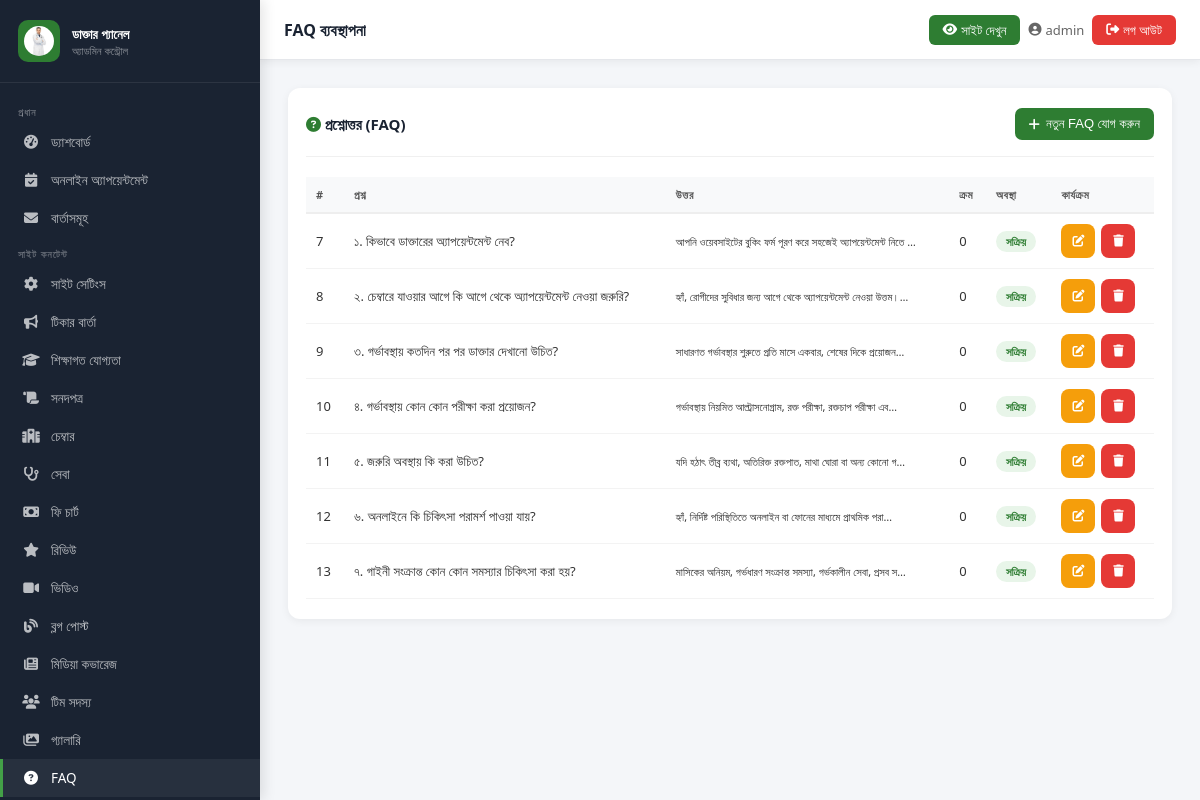
Page /admin-panel/faqs/ (signed in) on the committed database.
### core/models.py (models this page shows, shortened)
class SiteSettings(models.Model):
    doctor_name = models.CharField(max_length=200, default='ডাঃ সানজিদা ইসলাম চৌধুরী')
    doctor_name_en = models.CharField(max_length=200, default='Dr. Sanjida Islam Chowdhury')
    specialty = models.CharField(max_length=200, default='গাইনী ও প্রসূতি বিশেষজ্ঞ')
    degrees = models.CharField(max_length=300, default='MBBS · FCPS · MRCOG (UK)')
    short_bio = models.TextField(verbose_name="সংক্ষিপ্ত পরিচয়", default="")
    detailed_bio = models.TextField(verbose_name="বিস্তারিত পরিচয়", default="")
    phone = models.CharField(max_length=20, default='০১৮১১-২২৩৩৪৪')
    phone_raw = models.CharField(max_length=20, default='+8801811223344')
    whatsapp = models.CharField(max_length=20, default='+8801811223344')
    email = models.EmailField(default='dr.sanjida@example.com')
    facebook_url = models.URLField(blank=True, default='https://facebook.com/dr.sanjida.bd')
    youtube_url = models.URLField(blank=True)
    profile_photo = models.ImageField(upload_to='doctor/', blank=True, null=True)
    profile_photo_url = models.URLField(blank=True, default='https://cdn.sasthyaseba.com/doctors/7410/xoWEh5iyzT9wpngIPNnKbQQiN5AnbUCE8y2hJYpv/dr-sanjida-hossain.jpg')
    years_experience = models.IntegerField(default=22)
    successful_deliveries = models.IntegerField(default=8000)
    google_rating = models.DecimalField(max_digits=3, decimal_places=1, default=4.8)
    google_review_count = models.IntegerField(default=650)
    research_papers = models.IntegerField(default=18)
    booking_fee = models.IntegerField(default=300)
    bkash_number = models.CharField(max_length=20, default='০১৮১১-২২৩৩৪৪')
    nagad_number = models.CharField(max_length=20, default='০১৮১১-২২৩৩৪৪')
    rocket_number = models.CharField(max_length=25, default='০১৮১১২২৩৩৪৪৭')
    map_embed_url = models.TextField(default='', blank=True)
    maps_link = models.URLField(blank=True, default='https://maps.google.com/?q=মিরপুর+ঢাকা')
    meta_title = models.CharField(max_length=200, default='ডাঃ সানজিদা ইসলাম চৌধুরী | গাইনী ও প্রসূতি বিশেষজ্ঞ')
    meta_description = models.TextField(blank=True, default='')
    class Meta:
        verbose_name = 'সাইট সেটিংস'
        verbose_name_plural = 'সাইট সেটিংস'
    def get_profile_photo(self):
        if self.profile_photo:
            return self.profile_photo.url
        return self.profile_photo_url

class FAQ(models.Model):
    question = models.CharField(max_length=400)
    answer = models.TextField()
    is_active = models.BooleanField(default=True)
    order = models.IntegerField(default=0)
    class Meta:
        ordering = ['order']
        verbose_name = 'FAQ'

### core/admin_views.py (the view, shortened to what this page needs)
# urls.py: path('faqs/', av.manage_faqs, name='admin_faqs'),
@login_required(login_url='/admin-panel/login/')
def manage_faqs(request):
    items = FAQ.objects.all()
    return render(request, 'admin_panel/faqs.html', {'items': items})

### core/context_processors.py (called while the page is built)
def site_settings(request):
    try:
        settings = SiteSettings.objects.first()
        if not settings:
            settings = SiteSettings()
    except Exception:
        settings = SiteSettings()
    return {'site': settings}

### templates/admin_panel/faqs.html (shortened to what this page needs)
{% extends "admin_panel/base_admin.html" %}
{% block page_title %}FAQ ব্যবস্থাপনা{% endblock %}
{% block nav_faqs %}active{% endblock %}
{% block content %}
<div class="card">
  <div class="card__header">
    <span class="card__title"><i class="fas fa-question-circle" style="color:#2e7d32"></i> প্রশ্নোত্তর (FAQ)</span>
    <button class="btn btn-primary" onclick="openModal('addModal')"><i class="fas fa-plus"></i> নতুন FAQ যোগ করুন</button>
  </div>
  <div style="overflow-x:auto">
  <table class="tbl">
    <thead><tr><th>#</th><th>প্রশ্ন</th><th>উত্তর</th><th>ক্রম</th><th>অবস্থা</th><th>কার্যক্রম</th></tr></thead>
    <tbody>
      {% for item in items %}
      <tr>
        <td>{{ item.pk }}</td>
        <td>{{ item.question|truncatechars:60 }}</td>
        <td><small>{{ item.answer|truncatechars:60 }}</small></td>
        <td>{{ item.order }}</td>
        <td>{% if item.is_active %}<span class="badge badge-success">সক্রিয়</span>{% else %}<span class="badge badge-secondary">লুকানো</span>{% endif %}</td>
        <td>
          <div class="action-buttons">
            <button class="btn btn-warning btn-sm btn-icon" onclick="openEdit({{ item.pk }},'{{ item.question|escapejs }}','{{ item.answer|escapejs }}',{{ item.order }})"><i class="fas fa-edit"></i></button>
            <form method="POST" style="display:inline" onsubmit="return confirm('মুছবেন?')"><button type="submit" class="btn btn-danger btn-sm btn-icon"><i class="fas fa-trash"></i></button></form>
          </div>
        </td>
      </tr>
      {% empty %}<tr><td colspan="6"><div class="empty-state"><i class="fas fa-question"></i><p>কোনো FAQ নেই</p></div></td></tr>
      {% endfor %}
    </tbody>
  </table>
  </div>
</div>
{% endblock %}

### templates/admin_panel/base_admin.html (shortened to what this page needs)
<!DOCTYPE html>
<html lang="bn">
<head>
  <link rel="stylesheet" href="https://cdnjs.cloudflare.com/ajax/libs/font-awesome/6.5.0/css/all.min.css">
  {% load static %}
</head>
<body>
<aside class="sidebar" id="sidebar">
  <div class="sidebar__brand">
    <div class="sidebar__brand-icon"><img src="{{ site.get_profile_photo }}" height="30" width="30" alt="{{ site.doctor_name }}" style="border-radius:50%; object-fit:cover;" /></div>
    <div class="sidebar__brand-text">
      <h3>ডাক্তার প্যানেল</h3>
      <p>অ্যাডমিন কন্ট্রোল</p>
    </div>
  </div>
  <nav class="sidebar__nav">
    <div class="nav-section-label">প্রধান</div>
    <a href="{% url 'admin_dashboard' %}" class="sidebar__link {% block nav_dashboard %}{% endblock %}"><i class="fas fa-tachometer-alt"></i> ড্যাশবোর্ড</a>
    <a href="{% url 'admin_appointments' %}" class="sidebar__link {% block nav_appointments %}{% endblock %}"><i class="fas fa-calendar-check"></i>অনলাইন অ্যাপয়েন্টমেন্ট</a>
    <a href="{% url 'admin_messages' %}" class="sidebar__link {% block nav_messages %}{% endblock %}"><i class="fas fa-envelope"></i> বার্তাসমূহ</a>
    <div class="nav-section-label">সাইট কনটেন্ট</div>
    <a href="{% url 'admin_site_settings' %}" class="sidebar__link {% block nav_settings %}{% endblock %}"><i class="fas fa-cog"></i> সাইট সেটিংস</a>
    <a href="{% url 'admin_tickers' %}" class="sidebar__link {% block nav_tickers %}{% endblock %}"><i class="fas fa-bullhorn"></i> টিকার বার্তা</a>
    <a href="{% url 'admin_qualifications' %}" class="sidebar__link {% block nav_qualifications %}{% endblock %}"><i class="fas fa-graduation-cap"></i> শিক্ষাগত যোগ্যতা</a>
    <a href="{% url 'admin_certificates' %}" class="sidebar__link {% block nav_certificates %}{% endblock %}"><i class="fas fa-scroll"></i> সনদপত্র</a>
    <a href="{% url 'admin_chambers' %}" class="sidebar__link {% block nav_chambers %}{% endblock %}"><i class="fas fa-hospital-alt"></i> চেম্বার</a>
    <a href="{% url 'admin_services' %}" class="sidebar__link {% block nav_services %}{% endblock %}"><i class="fas fa-stethoscope"></i> সেবা</a>
    <a href="{% url 'admin_fees' %}" class="sidebar__link {% block nav_fees %}{% endblock %}"><i class="fas fa-money-bill"></i> ফি চার্ট</a>
    <a href="{% url 'admin_reviews' %}" class="sidebar__link {% block nav_reviews %}{% endblock %}"><i class="fas fa-star"></i> রিভিউ</a>
    <a href="{% url 'admin_videos' %}" class="sidebar__link {% block nav_videos %}{% endblock %}"><i class="fas fa-video"></i> ভিডিও</a>
    <a href="{% url 'admin_blogs' %}" class="sidebar__link {% block nav_blogs %}{% endblock %}"><i class="fas fa-blog"></i> ব্লগ পোস্ট</a>
    <a href="{% url 'admin_media' %}" class="sidebar__link {% block nav_media %}{% endblock %}"><i class="fas fa-newspaper"></i> মিডিয়া কভারেজ</a>
    <a href="{% url 'admin_team' %}" class="sidebar__link {% block nav_team %}{% endblock %}"><i class="fas fa-users"></i> টিম সদস্য</a>
    <a href="{% url 'admin_gallery' %}" class="sidebar__link ">
    <i class="fas fa-images"></i> গ্যালারি
</a>
    <a href="{% url 'admin_faqs' %}" class="sidebar__link {% block nav_faqs %}{% endblock %}"><i class="fas fa-question-circle"></i> FAQ</a>
  </nav>
</aside>
<div class="topbar">
  <div style="display:flex; align-items:center; gap:8px;">
    <span class="topbar__title">{% block page_title %}ড্যাশবোর্ড{% endblock %}</span>
  </div>
  <div class="topbar__right">
    <a href="/" target="_blank" class="view-site-btn"><i class="fas fa-eye"></i> <span class="hide-xs">সাইট দেখুন</span></a>
    <span class="topbar__user"><i class="fas fa-user-circle"></i> <span class="hide-sm">{{ request.user.username }}</span></span>
    <a href="{% url 'admin_logout' %}" class="topbar__logout"><i class="fas fa-sign-out-alt"></i> <span class="hide-xs">লগ আউট</span></a>
  </div>
</div>
<main class="main-content">
  {% block content %}{% endblock %}
</main>
</body>
</html>

### rows in the picture
SiteSettings: get_profile_photo (picture)
FAQ: pk "7", question "১. কিভাবে ডাক্তারের অ্যাপয়েন্টমেন্ট নেব?", answer "আপনি ওয়েবসাইটের বুকিং ফর্ম পূরণ করে সহজেই অ্যাপয়েন্টমেন্ট নিতে …", order "0", is_active "সক্রিয়"
FAQ: pk "8", question "২. চেম্বারে যাওয়ার আগে কি আগে থেকে অ্যাপয়েন্টমেন্ট নেওয়া জরুরি?", answer "হ্যাঁ, রোগীদের সুবিধার জন্য আগে থেকে অ্যাপয়েন্টমেন্ট নেওয়া উত্তম।…", order "0", is_active "সক্রিয়"
FAQ: pk "9", question "৩. গর্ভাবস্থায় কতদিন পর পর ডাক্তার দেখানো উচিত?", answer "সাধারণত গর্ভাবস্থার শুরুতে প্রতি মাসে একবার, শেষের দিকে প্রয়োজন…", order "0", is_active "সক্রিয়"
FAQ: pk "10", question "৪. গর্ভাবস্থায় কোন কোন পরীক্ষা করা প্রয়োজন?", answer "গর্ভাবস্থায় নিয়মিত আল্ট্রাসনোগ্রাম, রক্ত পরীক্ষা, রক্তচাপ পরীক্ষা এব…", order "0", is_active "সক্রিয়"
FAQ: pk "11", question "৫. জরুরি অবস্থায় কি করা উচিত?", answer "যদি হঠাৎ তীব্র ব্যথা, অতিরিক্ত রক্তপাত, মাথা ঘোরা বা অন্য কোনো গ…", order "0", is_active "সক্রিয়"
FAQ: pk "12", question "৬. অনলাইনে কি চিকিৎসা পরামর্শ পাওয়া যায়?", answer "হ্যাঁ, নির্দিষ্ট পরিস্থিতিতে অনলাইন বা ফোনের মাধ্যমে প্রাথমিক পরা…", order "0", is_active "সক্রিয়"
FAQ: pk "13", question "৭. গাইনী সংক্রান্ত কোন কোন সমস্যার চিকিৎসা করা হয়?", answer "মাসিকের অনিয়ম, গর্ভধারণ সংক্রান্ত সমস্যা, গর্ভকালীন সেবা, প্রসব স…", order "0", is_active "সক্রিয়"

### other values in the picture
{{ request.user.username }} "admin"
